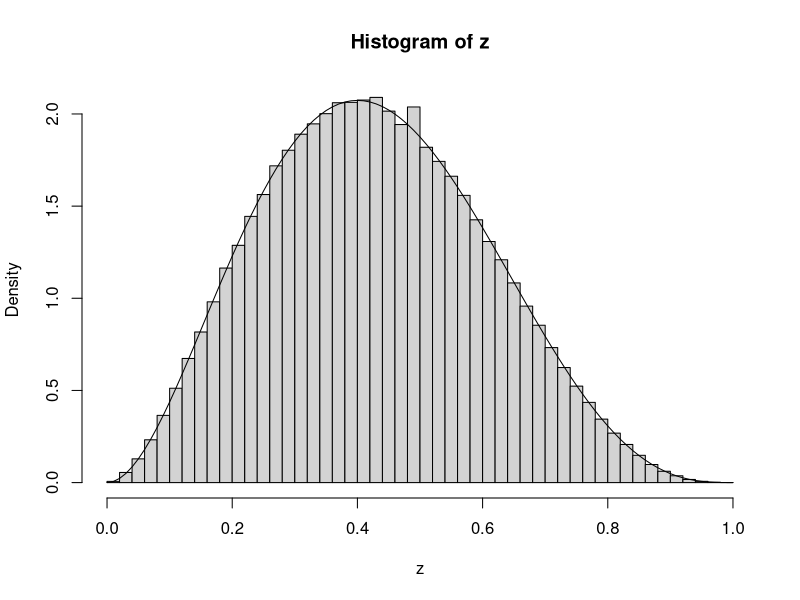

The R script that drew this image:
## ---- chunk 1
knitr::opts_chunk$set(echo = TRUE)
## ---- chunk 2
h <- function(x){
 z=0
  if(x >0 && x <1 ) {z=(x^2) * ( (1-x)^3)}
 z
  }


Yq <- function(x){
   y= rnorm(1,x,1)
y
}

a <- function(j,i){
m=min( c( h(j)/h(i), 1 ))  
m
}

metro <- function(n){
  x=0.5
  for(k in 1:n){
    i = x[length(x)]
    j = Yq(i)
    p = a(j,i)
    x = c(x,i)
      if ( rbinom(1,1,p)==1 ) {
      x[length(x)] <- j
            }
  }
  x
}


z = replicate(2000, metro(2000))

hist(z, prob=TRUE, breaks=50)
x= seq(0, 1, by =0.1)
curve(dbeta(x,3,4), add=TRUE)
